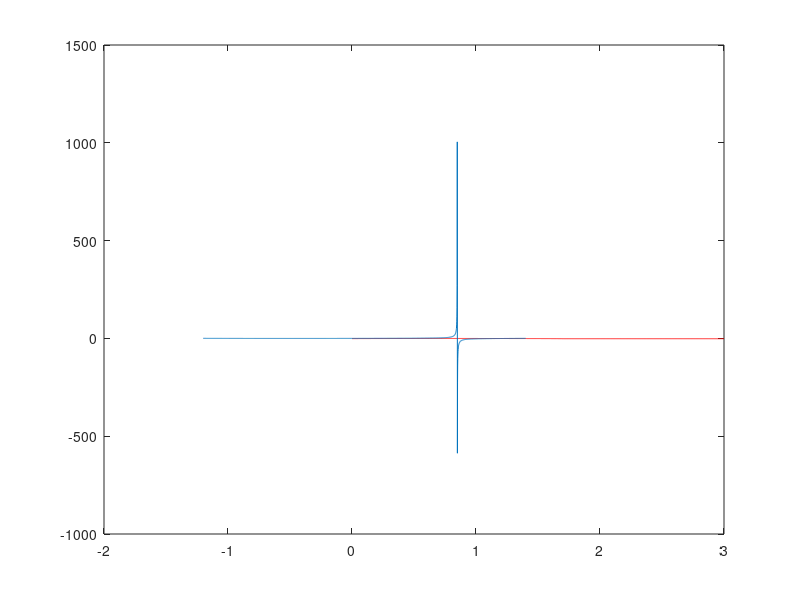

MATLAB code to generate this figure:
%%Punto 1
A = [1,-1,0 ; -1,2,-1 ; 0,-1,1];
d = eig(A);
dd = d.^20;
E = diag(dd);
[V,D] = eig(A);
D_20 = D^20
%% Ahi observamos que E = D_20
A_20 = A^20;
VEV = V*E*(V^-1);
%% Ahi observamos que A_20 = VEV
clear all
%% Punto 2
A2 = [3,9.5,-2,-10.5 ; -10,-42.5,10,44.5 ; 6,23.5,-5,-24.5 ; -10,-43,10,45];
d2 = eig(A2);
dd2 = d2.^20;
E2 = diag(dd2);
[V2,D2] = eig(A2);
D2_20 = D2^20;
%% Ahi observamos que E2 = D2_20
A2_20 = A2^20
VEV2 = V2*E2*(V2^-1)
%% Ahi observamos que A2_20 = VEV2
clear all
%% Punto 4

x = [0 :0.001: 3];
y = (-3/2) + sqrt(sin(2*x) + (1/4));
plot(x,y,'r');
hold on
max_y = max(y);
clear all

%% Punto 5

x2 = [-1.2 :0.001: 1.4];
y2 = tan(x2.^2 + x2);
plot(x2,y2);
hold on
min_y = min(y2)

